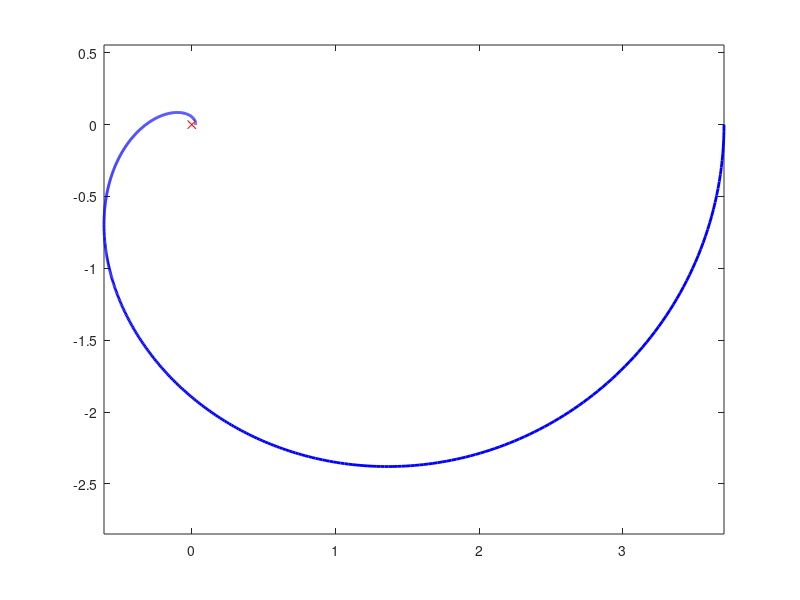

MATLAB code for this plot: (Note: this script raises an error after producing the figure.)
clear all;close all;
alpha = [0:0.001:pi];
angle = [0:0.001:2*pi];
z = exp(-i*alpha);
G=0.1*z.^2./((1-0.1*z).*(1-0.7*z).*(1-0.9*z));
neg_imag_G = [];
account = 1;
figure(1);
plot(real(G),imag(G),'b','LineWidth',2);axis equal;
hold on;
plot(0,0,'rx');
x = inline('imag(0.1*exp(-2*i*w)/((1-0.1*exp(-i*w))*(1-0.7*exp(-i*w))*(1-0.9*exp(-i*w))))','w');
w = fzero(x,0.5);
nag_z = real(0.1*exp(-2*i*w)/((1-0.1*exp(-i*w))*(1-0.7*exp(-i*w))*(1-0.9*exp(-i*w))));
hold on;
plot(nag_z,0,'ro');
K_max = abs(1/nag_z);
G_closed=0.1*z.^2./((1-0.1*z).*(1-0.7*z).*(1-0.9*z)+0.1*z.^5);
B = [1 -1.7 0.79 -0.063 0 0.1];
roots = roots(B);
for k = 1:size(roots)
    hold on;
    plot(real(roots(k)),imag(roots(k)),'ro');
end
hold on;
rtemp=1;% radius
xplot=0 + rtemp * cos(angle);
yplot=0 + rtemp * sin(angle);
plot(xplot,yplot,'g');
hold off;
zero_p=[0.1];
pole_p=[1 -1.7 0.79 -0.063 0 0.1];
figure(2),[z_p,p_p,l_p]=zplane(zero_p,pole_p);
sys = tf(zero_p,pole_p,-1);
figure(3),plot(impulse(sys));
axis([0 100 -0.3 0.3]);
